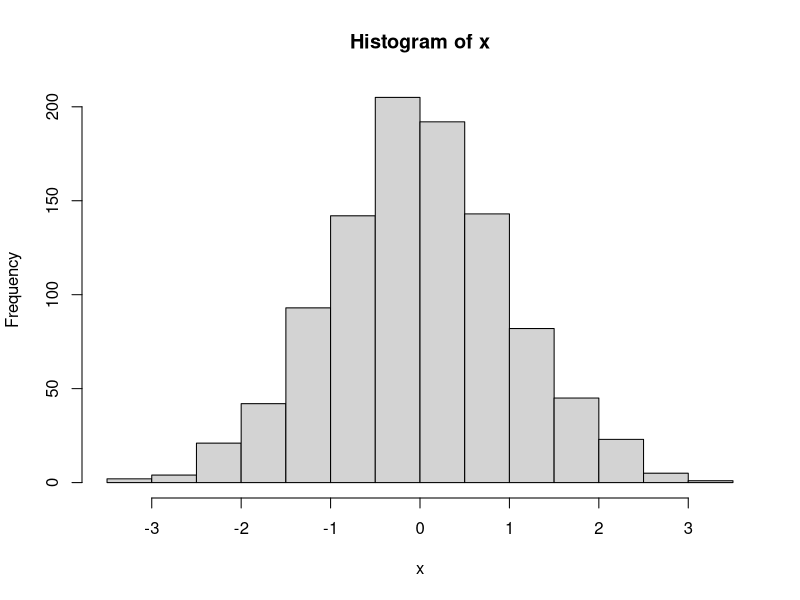
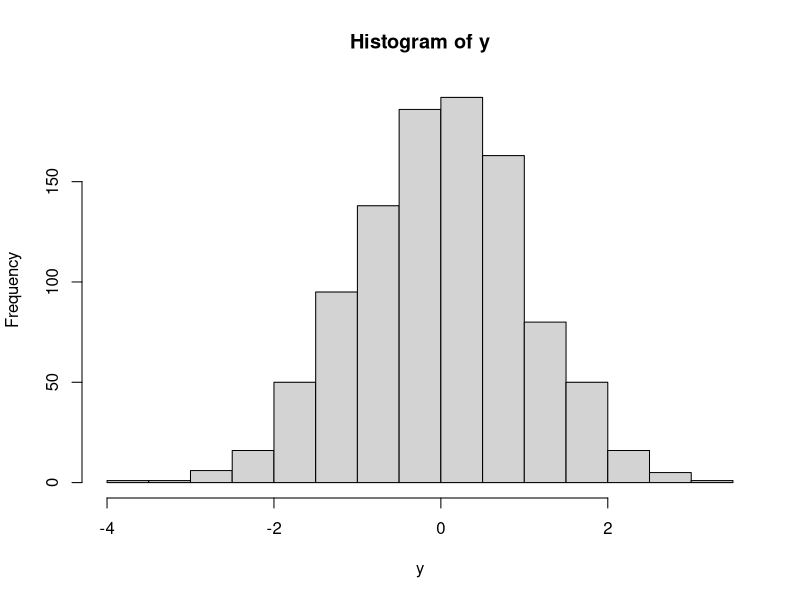
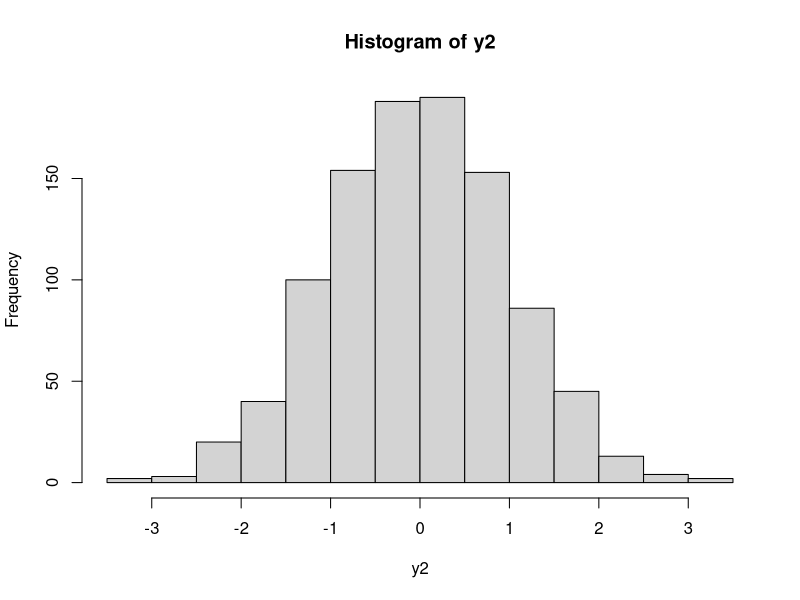
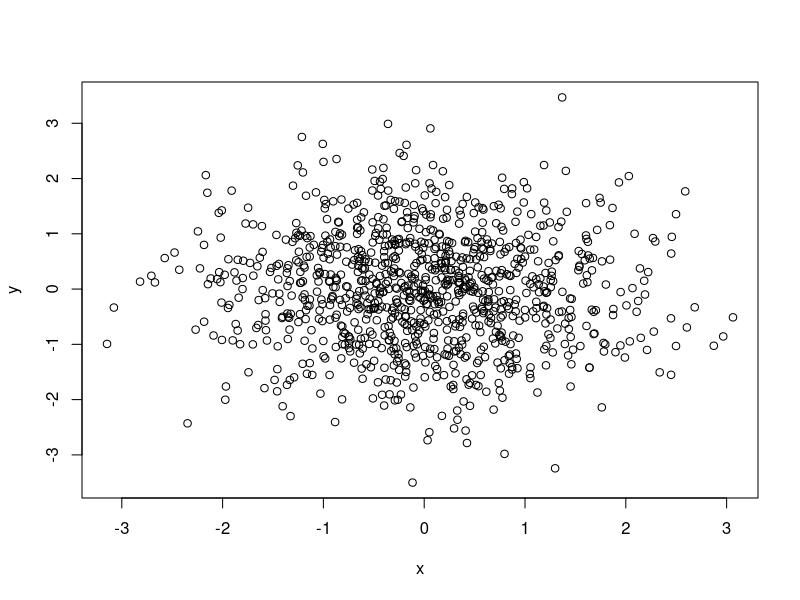
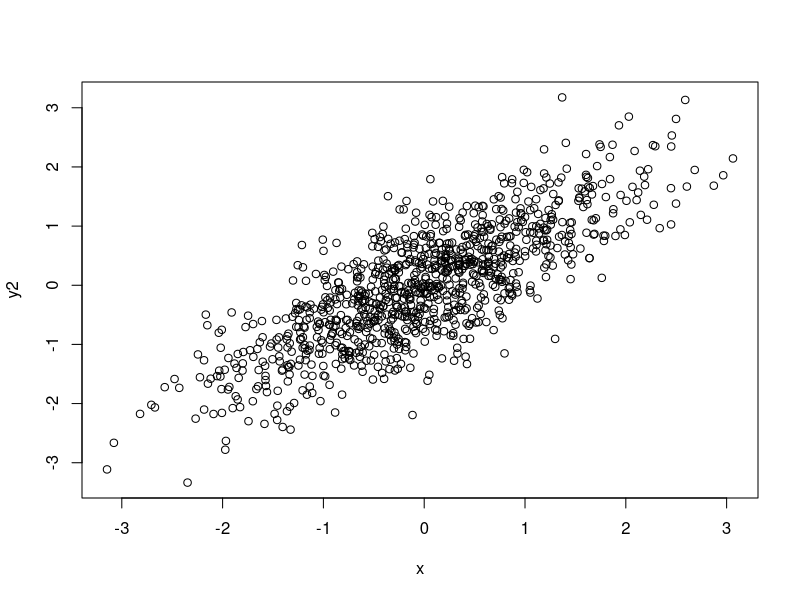
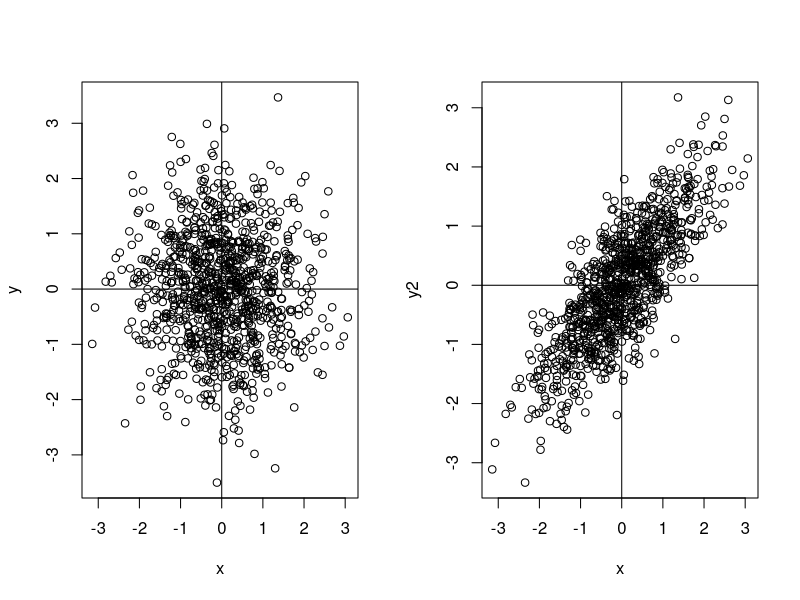
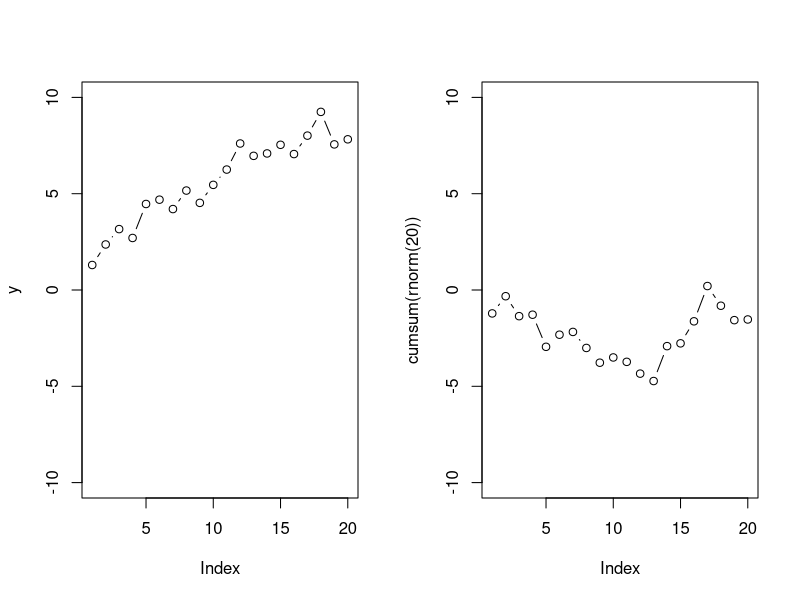
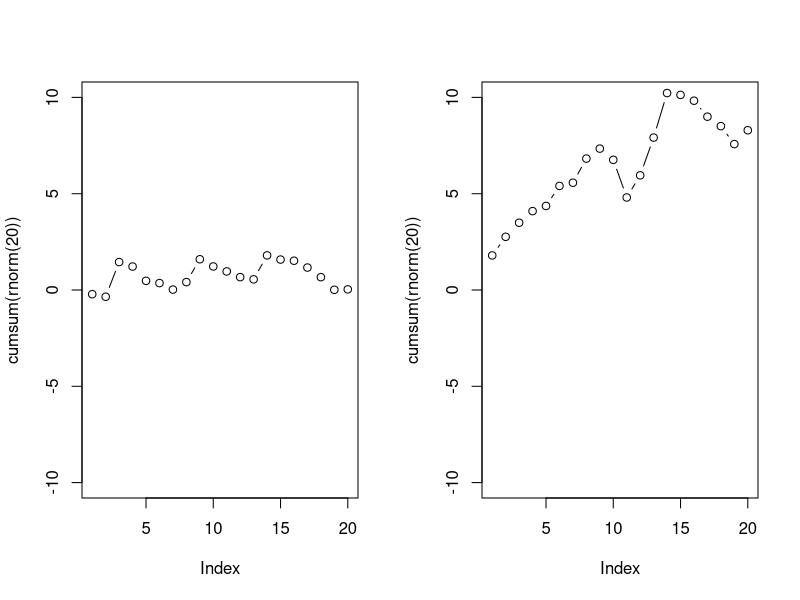

The R source for these figures, in order: (Note: a time limit stopped this script after it produced the figures.)
x = rnorm(1000)
y = rnorm(1000)
y2 = .8*x + sqrt(1-.8^2)*y
hist(x)
hist(y)
hist (y2)
plot(x,y)
plot(x,y2)

par(mfrow = c(1,2))
plot(x,y)
abline(h = 0, v = 0)
plot(x,y2)
abline(h = 0, v = 0)

e = rnorm(20)
y = cumsum(e)
plot(y, ylim = c(-10,10), type = "b")

while(T){plot(cumsum(rnorm(20)), ylim = c(-10,10), type = "b")
  readline()
  }
